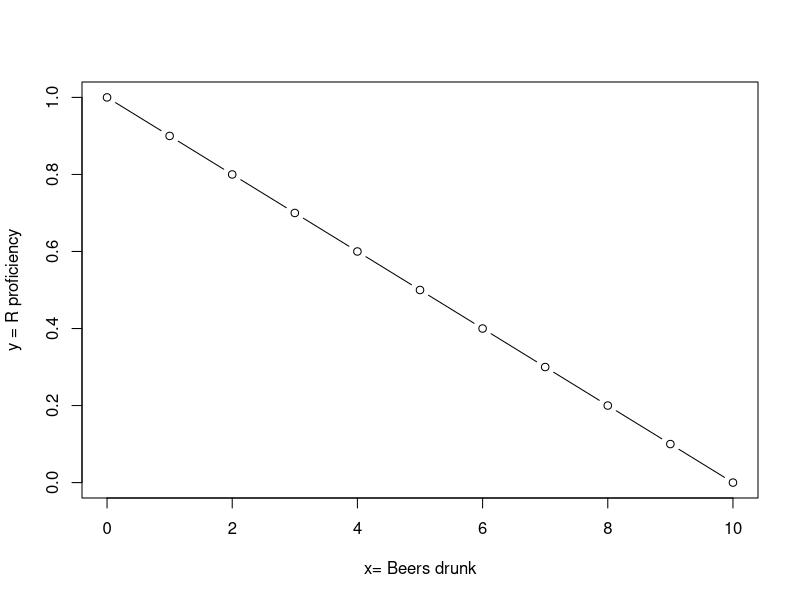
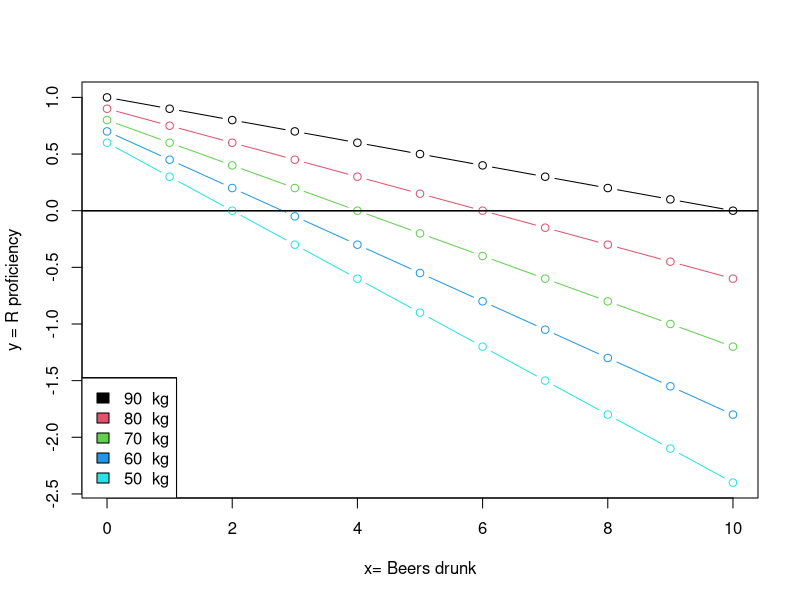
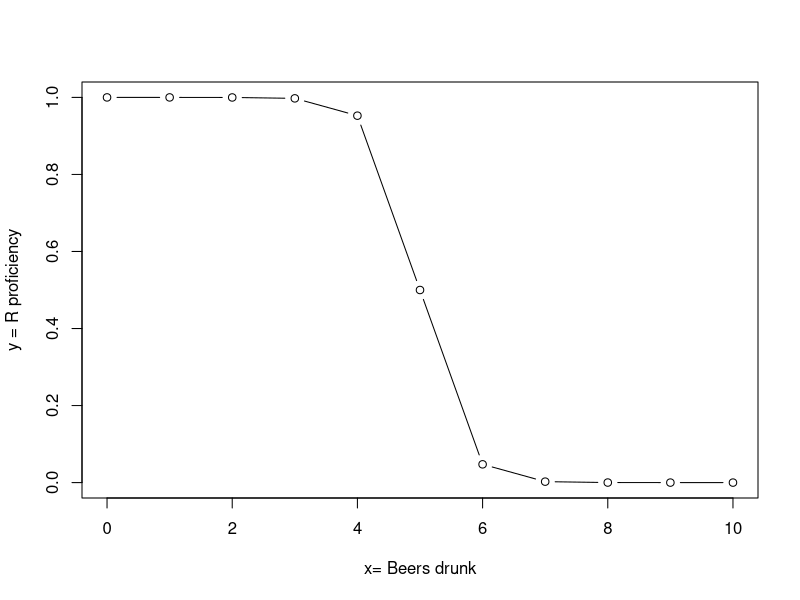
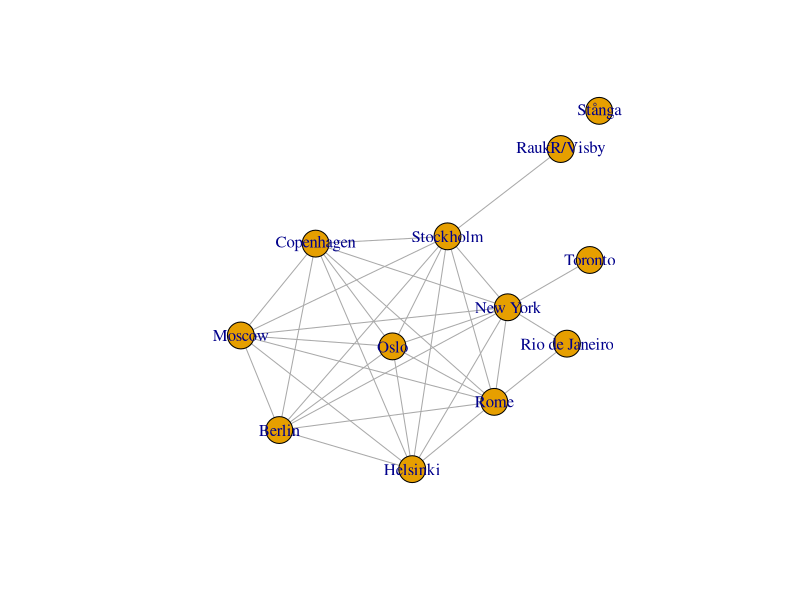
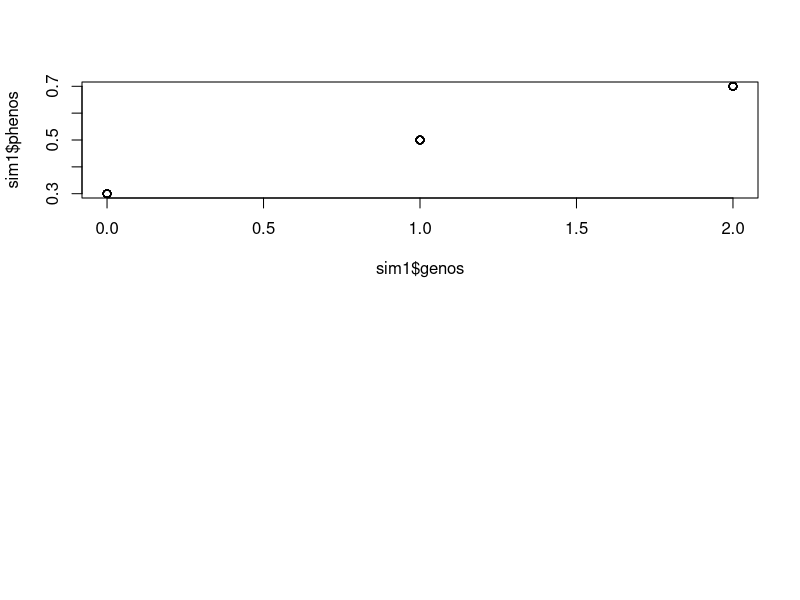
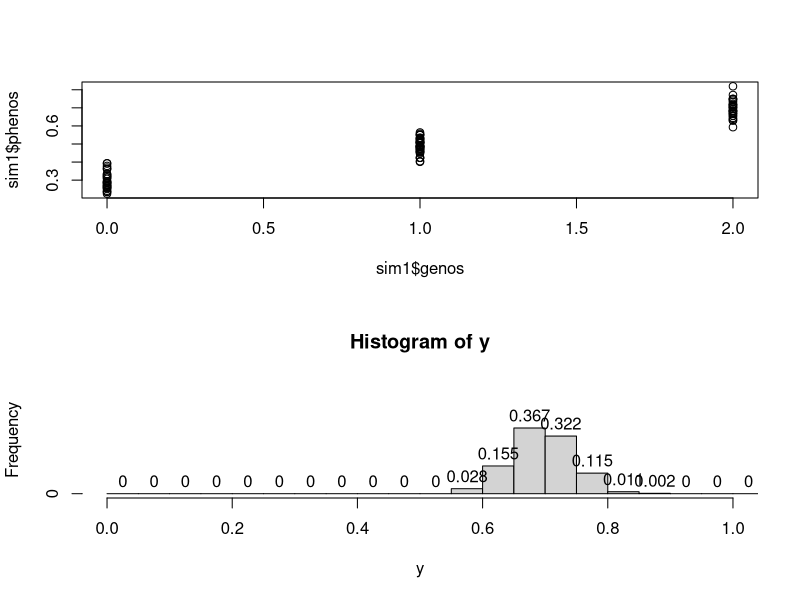
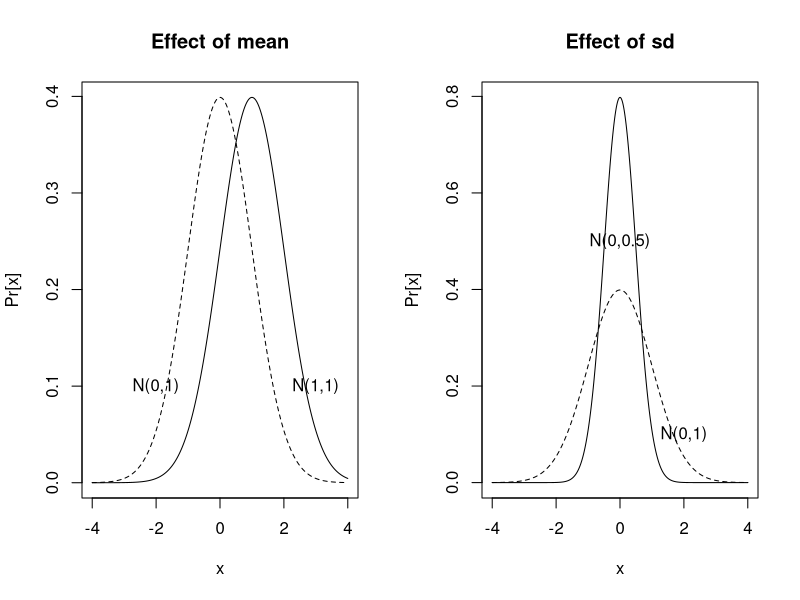
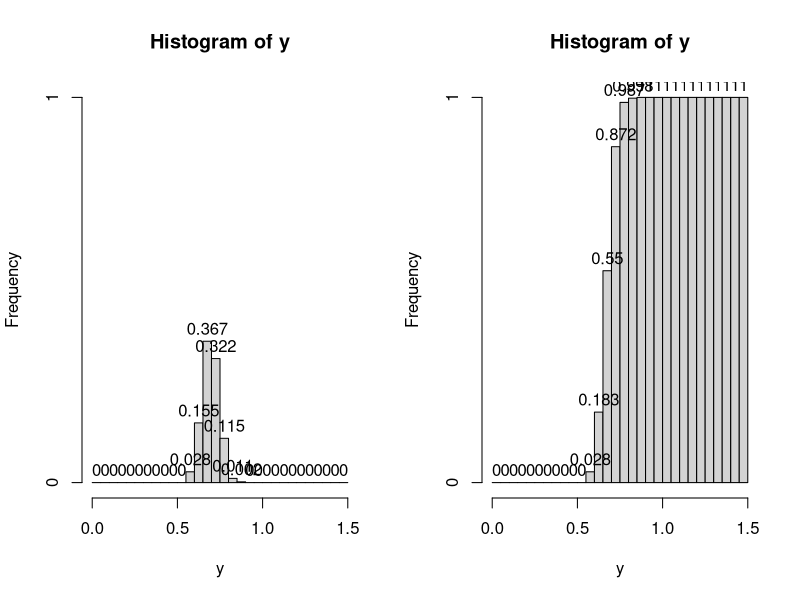

Write the R code that produced these figures, in order.
## ---- chunk 1

## ---- chunk 2
# load the packages you need

#library(tidyverse)
#library(ggplot2)
## ---- chunk 3
x = seq(0,10)
b0 = 1.0
b1=-0.1
y = sapply(x, function(x) x*b1 + b0)
plot(x,y, type='b', ylab = "y = R proficiency", xlab = "x= Beers drunk")
## ---- chunk 4
x= seq(0,10)
mass = c(90,80,70,60,50)
b1 = -0.55 + mass * 0.005
b0 = 0.1 + mass * 0.01
lin=function(x,k,c){
  return(k * x + c)
}
y = sapply(seq(1,5),function(i) lin(x, b1[i], b0[i]))
plot(x,y[,1], type='b', ylim = c(min(y), max(1,0,max(y))), 
     ylab = "y = R proficiency", xlab = "x= Beers drunk")
for(i in seq(2,5)){
  points(x,y[,i], type='b',col=i)
  legend("bottomleft", legend = paste(mass, " kg"), fill=seq(1,5))
  abline(h=0.0)
}
## ---- chunk 5
x = seq(0,10)
b0 = 5
b1=-3

invlogit<-function(x, k, c){
  return(1/(1+exp(-k*(x-c))))
}
y = invlogit(x, b1, b0)
plot(x,y, type='b', 
     ylab = "y = R proficiency", xlab = "x= Beers drunk")
## ---- chunk 6
require(igraph)
towns = c("RaukR/Visby", "Stockholm", "Oslo", "Helsinki","Copenhagen", "Berlin", "Rome", "Moscow", "New York","Toronto", "Rio de Janeiro", "Stånga")
adj.matrix= matrix(rep(0, length(towns)*length(towns)), nr=length(towns), dimnames=list(towns, towns))
edges=list(c("RaukR/Visby", "Stockholm"), 
           c("Stockholm", "Oslo"), c("Stockholm", "Helsinki"), c("Stockholm","Copenhagen"), c("Stockholm","Berlin"), c("Stockholm","Berlin"),c("Stockholm","Rome"),c("Stockholm", "Moscow"), c("Stockholm","New York"),
           c("Oslo", "Helsinki"), c("Oslo","Copenhagen"), c("Oslo","Berlin"), c("Oslo","Rome"), c("Oslo","Moscow"), c("Oslo","New York"),
           c("Helsinki", "Copenhagen"), c("Helsinki","Berlin"), c("Helsinki","Rome"), c("Helsinki","Moscow"), c("Helsinki","New York"),
           c("Copenhagen", "Berlin"), c("Copenhagen","Rome"), c("Copenhagen","Moscow"), c("Copenhagen","New York"),
           c("Berlin", "Rome"), c("Berlin", "Moscow"), c("Berlin", "New York"), 
           c("Rome", "Moscow"), c("Rome", "New York"), c("Rome", "Rio de Janeiro"), 
           c("Moscow", "New York"), 
           c("New York","Toronto"), c("New York","Rio de Janeiro")
)

for(i in edges){
  adj.matrix[i[1],i[2]]=1
  adj.matrix[i[2],i[1]]=1
}
g <- graph.adjacency(adj.matrix, mode="undirected")
# How to set coordinates:
# t=tkplot(g)
# Manually adjust
# paste(tk_coords(t), collapse=",")
# Copy and paste coordinate vector below
coords = matrix(c(383,274,221,240,147,112,319,75,332,411,389,420,352,256,135,0,248,43,74,147,178,230,138,394), nrow=12)
#coords = matrix(c(438,313,233,240,122,92,371,158,344,375,463,451,275,257,146,0,62,157,183,261,76,12,142,322), nrow=12)
plot(g, layout=coords)
## ---- chunk 7
#parameters
b0 = 0.3
b1 = 0.2
N=100
sim1 = data.frame(genos=round(runif(N,min=0,max=2)))

sim1$phenos = b0 + b1 * sim1$genos
par(mfrow=c(2,1))

plot(x=sim1$genos, y=sim1$phenos)
## ---- chunk 8
set.seed(85)
#parameters
b0 = 0.3
b1 = 0.2
N=100
sim1 = data.frame(genos=round(runif(N,min=0,max=2)))

sim1$phenos = b0 + b1 * sim1$genos + rnorm(N, mean=0, sd=0.05) 

par(mfrow=c(2,1))
plot(x=sim1$genos, y=sim1$phenos)
## ---- chunk 9
set.seed(85)
#parameters
b0 = 0.3
b1 = 0.2
N = 1000
x = 2
y = b0 + b1 * x + rnorm(N, mean=0, sd=0.05) 

h=hist(y, frequency=TRUE, right=FALSE, breaks=seq(0,1.5, 0.05), plot=FALSE)
h$counts = h$counts/N
plot(h, xlim=c(0,1.0), ylim =c(0,0.6), labels=TRUE)

# compute requested probability from hist
paste("Pr[Y<=0.65|X=2] = ", sum(h$counts[1:13]))
## ---- chunk 10
set.seed(85)
par(mfrow=c(1,2))

x=seq(-4,4, length=1000)
y0=dnorm(x, mean=0, sd=1)
y1=dnorm(x, mean=1, sd=1)
plot(x, y0, typ="l", lty=2, ylab="Pr[x]")
lines(x,y1, lty=1)
text(x=c(-2,3) ,y=c(0.1,0.1), c("N(0,1)","N(1,1)"), adj=0.5)
title(main="Effect of mean")

y2=dnorm(x, mean=0, sd=0.5)
plot(x, y2, typ="l", lty=1, ylab="Pr[x]")
lines(x,y0, lty=2)
text(x=c(2,0),y=c(0.1,0.5), c("N(0,1)","N(0,0.5)"), adj=0.5)
title(main="Effect of sd")
## ---- chunk 11
set.seed(85)
#parameters
b0 = 0.3
b1 = 0.2
N = 1000
x = 2
y = b0 + b1 * x + rnorm(N, mean=0, sd=0.05) 

h=hist(y, frequency=TRUE, right=FALSE, breaks=seq(0,1.5, 0.05), plot=FALSE)
h$counts = h$counts/N
#par(mfrow=c(2,1))
plot(h, ylim =c(0,1), labels=TRUE)
## ---- chunk 12
set.seed(85)
# replace the histogram counts with the cumulative counts
h$counts = cumsum(h$counts)
#plot the CDF
#par(mfrow=c(2,1))
plot(h, labels=TRUE)
## ---- chunk 13
set.seed(85)
## ---- chunk 14
b0 = 0.3
b1 = 0.2
x = 2
y = 0.65
mu = b0 + b1 * x
paste("Pr[Y<=.6|X=2] = ",
      pnorm(y, mean = mu, sd=0.05))
## ---- chunk 15
set.seed(85)
par(mfrow=c(1,3))

estpdf<-function(n){
  x=seq(-4,4,length=n)
  step = 0.5/n
  y = pnorm(x+step) - pnorm(x-step)
  plot(x,y, type="s")
  title(paste("Pr[Y=0.65+-",step,"] = ",round((pnorm(0.65+step, mean=0.7, sd=0.05) - pnorm(0.65-step, mean=0.7, sd=0.05))/(2*step),5)))
}
x=array(data=c(10,100,1000))
p=apply(x, MARGIN=1, FUN=estpdf)

## ---- chunk 16
set.seed(85)
# compute mu from our model 
b0 = 0.3
b1 = 0.2
x = 2
mu = b0 + b1 * x

# Let's simulate the data from another model
c0 = 0.1
c1 = 0.5
N=100
y = c0 + c1 * rep(x,100) + rnorm(N, mean=0, sd=0.05) 

paste("generate data with c0 = ", c0, ", c1 = ", c1)
# t-test
t.test(y, mu=mu)
## ---- chunk 17
# data 1
b0 = 0.3
b1 = 0.2
x = rep(x,N)
N=100
y = b0 + b1 * x + rnorm(N, mean=0, sd=0.05) 

#data 2
c0 = 0.4
c1 = 0.2
N=100
yp = c0 + c1 *  + rnorm(N, mean=0, sd=0.05) 

t.test(y,yp)
## ---- chunk 18
set.seed(85)
# data 1
b0 = 0.3
b1 = 0.2
x = rep(2,N)
N=1000
y = b0 + b1 * x + rnorm(N, mean=0, sd=0.05) 

#data 2
c0 = 0.4
c1 = 0.2
N=100
yp = c0 + c1 * x + rnorm(N, mean=0, sd=0.05) 

plot(density(y), col=rgb(0,0,1,1), xlim=c(0,1), ylim = c(0,10))
lines(density(yp), col=rgb(1,0,0,1))
## ---- chunk 19

summary(lm(phenos~genos, data=sim1))
## ---- chunk 20
R.version
## ---- chunk 21

